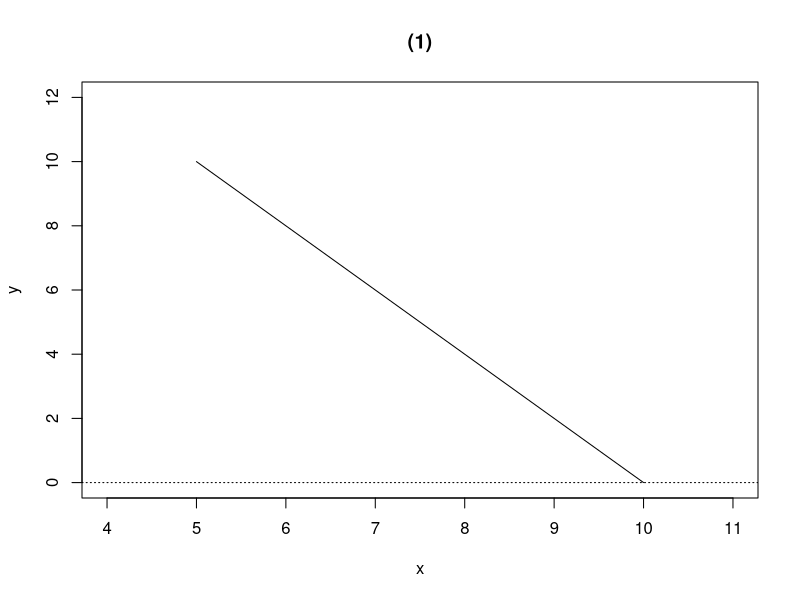

The R source for this figure: (Note: this script raises an error after producing the figure.)
setwd("C:/Users/18904/Github/junior-mathematics/codes")

# week111 figures

draw1 = function(){
  cairo_pdf("../figures/week111-1.pdf", width=4, height=4, family="sans")
  plot(0, 0, type="n", xlim=c(4, 11), ylim=c(0, 12), xlab="x", ylab="y", main="(1)")
  abline(h=0, v=0, lty=3)
  curve(20-2*x, from=5, to=10, add=TRUE, lty=1)
  dev.off()
  svglite::svglite("../figures/week111-1.svg", width=4, height=4)
  plot(0, 0, type="n", xlim=c(4, 11), ylim=c(0, 12), xlab="x", ylab="y", main="(1)")
  abline(h=0, v=0, lty=3)
  curve(20-2*x, from=5, to=10, add=TRUE, lty=1)
  dev.off()
}

draw2 = function(){
  cairo_pdf("../figures/week111-2.pdf", width=4, height=4, family="sans")
  plot(0, 0, type="n", xlim=c(-3, 5), ylim=c(-1, 5), xlab="x", ylab="y", main="(2)")
  abline(h=0, v=0, lty=3)
  curve(abs(x-1), from=-3, to=5, add=TRUE, lty=1)
  dev.off()
  svglite::svglite("../figures/week111-2.svg", width=4, height=4)
  plot(0, 0, type="n", xlim=c(-3, 5), ylim=c(-1, 5), xlab="x", ylab="y", main="(2)")
  abline(h=0, v=0, lty=3)
  curve(abs(x-1), from=-3, to=5, add=TRUE, lty=1)
  dev.off()
}

draw3 = function(){
  xs1 = seq(-4, -0.5, length.out=100)
  xs2 = seq(0.5, 5, length.out=100)
  ys1 = 1/xs1
  ys2 = 1/xs2
  cairo_pdf("../figures/week111-3.pdf", width=4, height=4, family="sans")
  plot(0, 0, type="n", xlim=c(-4, 5), ylim=c(-4, 5), xlab="x", ylab="y", main="(3)")
  abline(h=0, v=0, lty=3)
  abline(a=0, b=1, lty=1)
  lines(xs2, ys2, lty=2)
  lines(xs1, ys1, lty=2)
  dev.off()
  svglite::svglite("../figures/week111-3.svg", width=4, height=4)
  plot(0, 0, type="n", xlim=c(-4, 5), ylim=c(-4, 5), xlab="x", ylab="y", main="(3)")
  abline(h=0, v=0, lty=3)
  abline(a=0, b=1, lty=1)
  lines(xs2, ys2, lty=2)
  lines(xs1, ys1, lty=2)
  dev.off()
}

draw4 = function(){
  xs = 3:10
  ys = xs*(xs-3)/2
  cairo_pdf("../figures/week111-4.pdf", width=4, height=4, family="sans")
  plot(0, 0, type="n", xlim=c(3, 10), ylim=c(0, 30), xlab="n", ylab="y", main="(4)")
  abline(h=0, v=0, lty=3)
  points(xs, ys, pch=19, type="b")
  dev.off()
  svglite::svglite("../figures/week111-4.svg", width=4, height=4)
  plot(0, 0, type="n", xlim=c(3, 10), ylim=c(0, 30), xlab="n", ylab="y", main="(4)")
  abline(h=0, v=0, lty=3)
  points(xs, ys, pch=19, type="b")
  dev.off()
}

draw1(); draw2(); draw3(); draw4()
